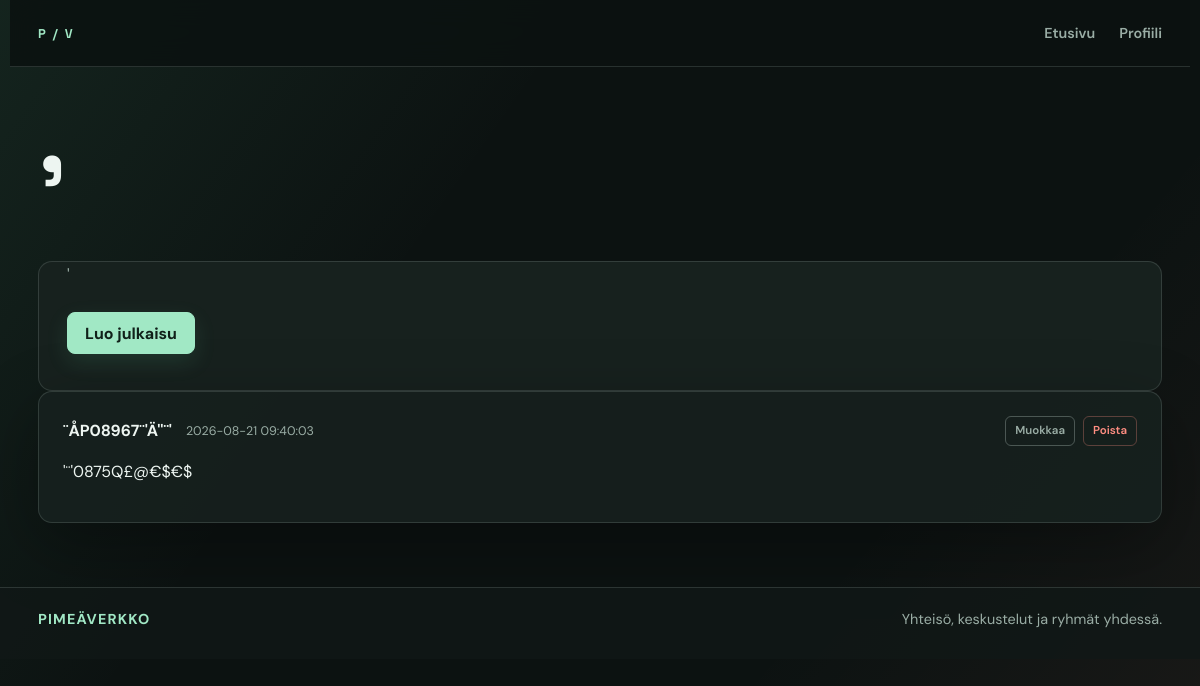
Page /group.php?id=10 (signed in) on the committed database.
### tables this page shows
CREATE TABLE IF NOT EXISTS `groups` (
  `id` int NOT NULL AUTO_INCREMENT,
  `user_id` int NOT NULL,
  `name` varchar(100) NOT NULL,
  `description` text NOT NULL,
  PRIMARY KEY (`id`),
  KEY `FK_User_id` (`user_id`)
);

CREATE TABLE IF NOT EXISTS `posts` (
  `id` int NOT NULL AUTO_INCREMENT,
  `group_id` int NOT NULL,
  `user_id` int NOT NULL,
  `author` varchar(50) NOT NULL,
  `content` text NOT NULL,
  `created_at` timestamp NOT NULL DEFAULT CURRENT_TIMESTAMP,
  PRIMARY KEY (`id`),
  KEY `POST_FK_user_id` (`user_id`),
  KEY `POST_FK_group_id` (`group_id`)
);

### group.php (the view, shortened to what this page needs)
<?php
require __DIR__ . "/include/session.php";
$user_id = (int) ($_SESSION['user_id'] ?? 0);
$group_id = filter_input(INPUT_GET, 'id', FILTER_VALIDATE_INT);
$group_stmt = mysqli_prepare(
    $conn,
    'SELECT name, description FROM `groups` WHERE id = ?'
);
mysqli_stmt_bind_param($group_stmt, 'i', $group_id);
mysqli_stmt_execute($group_stmt);
$group_result = mysqli_stmt_get_result($group_stmt);
$group = mysqli_fetch_assoc($group_result);
$stmt = mysqli_prepare(
    $conn,
    "SELECT id, group_id, user_id, author, content, created_at
     FROM `posts`
     WHERE group_id = ?
     ORDER BY id DESC"
);
mysqli_stmt_bind_param($stmt, "i", $group_id);
mysqli_stmt_execute($stmt);
$result = mysqli_stmt_get_result($stmt);
?>
<!DOCTYPE html>
<html lang="fi">
<head>
    <link rel="stylesheet" href="style.css">
</head>
<body>
    <?php include 'include/nav.php'; ?>
    <header>
        <h1><?php echo htmlspecialchars($group['name'], ENT_QUOTES, 'UTF-8'); ?></h1>
    </header>
    <main class="group-main">
        <p><?php echo htmlspecialchars($group['description'], ENT_QUOTES, 'UTF-8'); ?></p>
        <a class="button action-button" href="add_post.php?group_id=<?php echo (int) $group_id; ?>">Luo julkaisu</a>
    </main>
    <div class="postaukset">
        <?php while ($row = mysqli_fetch_assoc($result)) { ?>
            <article class="post">
                <div class="author-row">
                    <p class="author">
                        <?php echo htmlspecialchars($row['author'], ENT_QUOTES, 'UTF-8'); ?>
                    </p>
                    <p class="created_at">
                        <?php echo htmlspecialchars($row['created_at'], ENT_QUOTES, 'UTF-8'); ?>
                    </p>
                    <?php
                    if ($row["user_id"] == $user_id): ?>
                        <div class="post-actions">
                            <div class="muokkaa">
                                <a href="edit_post.php?id=<?php echo (int) $row['id']; ?>">
                                    Muokkaa
                                </a>
                            </div>
                            <div class="poista">
                                <a href="delete_post.php?id=<?php echo (int) $row['id']; ?>">
                                    Poista
                                </a>
                            </div>
                        </div>
                    <?php endif; ?>
                </div>
                <p class="content">
                    <?php echo htmlspecialchars($row['content'], ENT_QUOTES, 'UTF-8'); ?>
                </p>
            </article>
        <?php } ?>
    </div>
    	<?php include 'include/footer.php'; ?>
</body>
</html>

### style.css (style rules this page uses)
:root { --ink: #edf5f1; --muted: #9aada5; --bg: #0c1211; --panel: #17211e; --panel-light: #202c28; --line: rgba(220, 241, 231, .14); --line-bright: rgba(220, 241, 231, .27); --mint: #a1e8c5; --mint-hot: #68d9a2; --coral: #ff8e82; --gold: #ffc27d; --shadow: 0 22px 70px rgba(0, 0, 0, .32); }
* { box-sizing: border-box; }
html { min-height: 100%; background: var(--bg); }
body { min-height: 100vh; margin: 0; color: var(--ink); background: linear-gradient(125deg, rgba(104, 217, 162, .09), transparent 34%), linear-gradient(310deg, rgba(255, 142, 130, .06), transparent 30%), var(--bg); font: 400 16px/1.55 'DM Sans', 'Segoe UI', sans-serif; }
body::before { position: fixed; inset: 0; z-index: -1; pointer-events: none; content: ''; opacity: .25; background-image: linear-gradient(var(--line) 1px, transparent 1px), linear-gradient(90deg, var(--line) 1px, transparent 1px); background-size: 44px 44px; mask-image: linear-gradient(to bottom, black, transparent 72%); }
.action-button { display: inline-flex; align-items: center; justify-content: center; min-height: 42px; padding: 10px 17px; color: #102019; background: var(--mint); border: 1px solid var(--mint); border-radius: 8px; box-shadow: 0 8px 22px rgba(104, 217, 162, .12); font-weight: 700; line-height: 1.2; text-decoration: none; transition: background .18s ease, border-color .18s ease, box-shadow .18s ease, transform .18s ease; }
header { max-width: 1180px; margin: auto; padding: 74px 28px 18px; }
h1, h2 { margin: 0; font-family: 'Space Grotesk', sans-serif; line-height: 1.06; }
h1 { max-width: 820px; font-size: clamp(2.8rem, 8vw, 6.2rem); letter-spacing: -.045em; }
main { flex: 1; max-width: 1180px; margin: auto; padding: 0 28px 36px; }
main>p { max-width: 670px; margin: 0; color: var(--muted); font-size: 1.06rem; }
.group-main { width: min(1124px, calc(100% - 56px)); max-width: none; background-color: #17211e; border: 1px solid var(--line); border-radius: 14px; }
.group-main>p { max-width: none; }
.action-button { margin-top: 24px; }
.home-panel, .postaukset, .add-post { overflow: hidden; background: rgba(23, 33, 30, .9); border: 1px solid var(--line); border-radius: 14px; box-shadow: var(--shadow); }
.group, .latest-post, .post { padding: 24px; border-bottom: 1px solid var(--line); transition: background .18s ease; }
.group:last-child, .latest-post:last-child, .post:last-child { border-bottom: 0; }
.group-header, .author-row { display: flex; align-items: center; gap: 14px; }
.post-actions { display: flex; flex-wrap: wrap; justify-content: flex-end; gap: 8px; margin-left: auto; }
.muokkaa a, .poista a { display: inline-block; padding: 5px 9px; border: 1px solid var(--line-bright); border-radius: 6px; font-size: .72rem; font-weight: 600; text-decoration: none; transition: color .18s ease, background .18s ease, border-color .18s ease; }
.muokkaa a { color: var(--muted); }
.poista a { color: var(--coral); border-color: rgba(255, 142, 130, .3); }
.latest-post p, .content { margin: 12px 0; overflow-wrap: anywhere; }
.latest-post-meta, .created_at { color: var(--muted); font-size: .78rem; }
.postaukset { width: min(1124px, calc(100% - 56px)); margin: 0 auto 64px; }
.post .author { margin: 0; color: var(--ink); font-weight: 700; }
.created_at { margin: 0; }
.content { line-height: 1.75; }

### rows in the picture
groups: name "'", description "'"
posts: author "¨ÅP08967¨'Ä''¨'", created_at "2026-08-21 09:40:03", content "'¨'0875Q£@€$€$"
